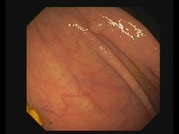
#> input picture Input/Images/coarse_1_2_fram.jpg, 179 x 134 px, shrunk from 384 x 288 before the run; its folder holds 4 pictures in this run
$ jupyter execute 003_convert_image_and_mask_to_4_chs.ipynb
#> lines starting #> are read from the running program, lines starting #| are printed output that depends on the picture
[cell 1]
from skimage import io as img
import matplotlib.pyplot as plt
import numpy as np
from tqdm import tqdm
import glob
import os

[cell 2]
image_dir = "/work/vajira/DATA/hyper_kvasir/data_new/segmented_train_val/data/segmented-images/train/images"
mask_dir = "/work/vajira/DATA/hyper_kvasir/data_new/segmented_train_val/data/segmented-images/train/masks"

output_dir = "/work/vajira/DATA/hyper_kvasir/data_new/segmented_train_val/data/img_and_mask_together"

[cell 3]
# Make a 4 chennel image using polyp image and corresponding maks
def make_4_chs_img(image_path, mask_path):
#> called with image_path = 'Input/Images/coarse_1_2_fram.jpg'
    im = img.imread(image_path)
#> im is the input picture: shape (134, 179, 3); mean R, G, B 103.6, 61.3, 42
    mask = img.imread(mask_path)

    return np.concatenate((im, mask[:,:,0:1]), axis=2)
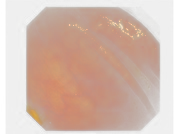
#> returned value: shape (134, 179, 4); mean of channels 0, 1, 2, 3 103.6, 61.3, 42, 103.6; transparent parts drawn white
